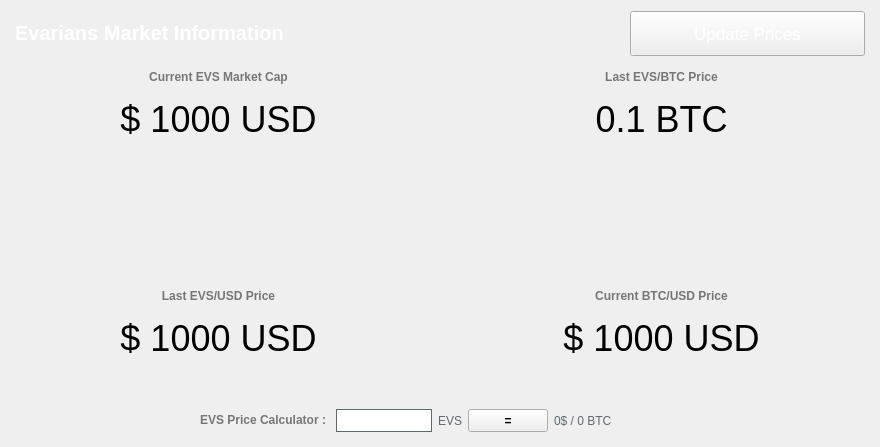
<?xml version="1.0" encoding="UTF-8"?>
<ui version="4.0">
 <class>MarketBrowser</class>
 <widget class="QWidget" name="MarketBrowser">
  <property name="windowModality">
   <enum>Qt::NonModal</enum>
  </property>
  <property name="geometry">
   <rect>
    <x>0</x>
    <y>0</y>
    <width>880</width>
    <height>447</height>
   </rect>
  </property>
  <property name="sizePolicy">
   <sizepolicy hsizetype="Preferred" vsizetype="Preferred">
    <horstretch>0</horstretch>
    <verstretch>0</verstretch>
   </sizepolicy>
  </property>
  <property name="windowTitle">
   <string>Digging</string>
  </property>
  <property name="styleSheet">
   <string notr="true"/>
  </property>
  <layout class="QGridLayout" name="gridLayout">
   <property name="sizeConstraint">
    <enum>QLayout::SetMaximumSize</enum>
   </property>
   <property name="leftMargin">
    <number>0</number>
   </property>
   <property name="rightMargin">
    <number>0</number>
   </property>
   <item row="0" column="0">
    <widget class="QLabel" name="label_4">
     <property name="sizePolicy">
      <sizepolicy hsizetype="Expanding" vsizetype="Preferred">
       <horstretch>0</horstretch>
       <verstretch>0</verstretch>
      </sizepolicy>
     </property>
     <property name="styleSheet">
      <string notr="true">color: #FFF;font-size:26px;font-weight:600;</string>
     </property>
     <property name="text">
      <string>&lt;html&gt;&lt;head/&gt;&lt;body&gt;&lt;p&gt;&lt;span style=&quot; font-size:20px;font-weight:600; color:#FFFFFF;&quot;&gt;Evarians Market Information&lt;/span&gt;&lt;/p&gt;&lt;/body&gt;&lt;/html&gt;</string>
     </property>
     <property name="alignment">
      <set>Qt::AlignLeading|Qt::AlignLeft|Qt::AlignVCenter</set>
     </property>
     <property name="margin">
      <number>0</number>
     </property>
     <property name="indent">
      <number>15</number>
     </property>
    </widget>
   </item>
   <item row="17" column="0" colspan="2">
    <layout class="QHBoxLayout" name="horizontalLayout_5">
     <item>
      <widget class="QLabel" name="evarians">
       <property name="sizePolicy">
        <sizepolicy hsizetype="Expanding" vsizetype="Preferred">
         <horstretch>0</horstretch>
         <verstretch>0</verstretch>
        </sizepolicy>
       </property>
       <property name="font">
        <font>
         <pointsize>27</pointsize>
        </font>
       </property>
       <property name="mouseTracking">
        <bool>true</bool>
       </property>
       <property name="text">
        <string notr="true">$ 1000 USD</string>
       </property>
       <property name="scaledContents">
        <bool>false</bool>
       </property>
       <property name="alignment">
        <set>Qt::AlignCenter</set>
       </property>
      </widget>
     </item>
     <item>
      <widget class="QLabel" name="bitcoin">
       <property name="sizePolicy">
        <sizepolicy hsizetype="Expanding" vsizetype="Preferred">
         <horstretch>0</horstretch>
         <verstretch>0</verstretch>
        </sizepolicy>
       </property>
       <property name="font">
        <font>
         <pointsize>27</pointsize>
        </font>
       </property>
       <property name="mouseTracking">
        <bool>true</bool>
       </property>
       <property name="text">
        <string notr="true">$ 1000 USD</string>
       </property>
       <property name="scaledContents">
        <bool>false</bool>
       </property>
       <property name="alignment">
        <set>Qt::AlignCenter</set>
       </property>
      </widget>
     </item>
    </layout>
   </item>
   <item row="4" column="0" colspan="2">
    <layout class="QHBoxLayout" name="horizontalLayout_3">
     <item>
      <layout class="QHBoxLayout" name="horizontalLayout_2">
       <property name="spacing">
        <number>6</number>
       </property>
       <property name="sizeConstraint">
        <enum>QLayout::SetDefaultConstraint</enum>
       </property>
       <item>
        <widget class="QLabel" name="dnrmc">
         <property name="sizePolicy">
          <sizepolicy hsizetype="Expanding" vsizetype="Preferred">
           <horstretch>0</horstretch>
           <verstretch>0</verstretch>
          </sizepolicy>
         </property>
         <property name="font">
          <font>
           <pointsize>27</pointsize>
          </font>
         </property>
         <property name="mouseTracking">
          <bool>true</bool>
         </property>
         <property name="text">
          <string notr="true">$ 1000 USD</string>
         </property>
         <property name="scaledContents">
          <bool>false</bool>
         </property>
         <property name="alignment">
          <set>Qt::AlignCenter</set>
         </property>
        </widget>
       </item>
       <item>
        <widget class="QLabel" name="dnrbtc">
         <property name="sizePolicy">
          <sizepolicy hsizetype="Expanding" vsizetype="Preferred">
           <horstretch>0</horstretch>
           <verstretch>0</verstretch>
          </sizepolicy>
         </property>
         <property name="font">
          <font>
           <pointsize>27</pointsize>
          </font>
         </property>
         <property name="mouseTracking">
          <bool>true</bool>
         </property>
         <property name="text">
          <string>0.1 BTC</string>
         </property>
         <property name="alignment">
          <set>Qt::AlignCenter</set>
         </property>
        </widget>
       </item>
      </layout>
     </item>
    </layout>
   </item>
   <item row="0" column="1">
    <widget class="QPushButton" name="startButton">
     <property name="sizePolicy">
      <sizepolicy hsizetype="Fixed" vsizetype="Fixed">
       <horstretch>0</horstretch>
       <verstretch>0</verstretch>
      </sizepolicy>
     </property>
     <property name="minimumSize">
      <size>
       <width>250</width>
       <height>45</height>
      </size>
     </property>
     <property name="palette">
      <palette>
       <active>
        <colorrole role="WindowText">
         <brush brushstyle="SolidPattern">
          <color alpha="255">
           <red>255</red>
           <green>255</green>
           <blue>255</blue>
          </color>
         </brush>
        </colorrole>
        <colorrole role="Text">
         <brush brushstyle="SolidPattern">
          <color alpha="255">
           <red>255</red>
           <green>255</green>
           <blue>255</blue>
          </color>
         </brush>
        </colorrole>
        <colorrole role="ButtonText">
         <brush brushstyle="SolidPattern">
          <color alpha="255">
           <red>255</red>
           <green>255</green>
           <blue>255</blue>
          </color>
         </brush>
        </colorrole>
       </active>
       <inactive>
        <colorrole role="WindowText">
         <brush brushstyle="SolidPattern">
          <color alpha="255">
           <red>255</red>
           <green>255</green>
           <blue>255</blue>
          </color>
         </brush>
        </colorrole>
        <colorrole role="Text">
         <brush brushstyle="SolidPattern">
          <color alpha="255">
           <red>255</red>
           <green>255</green>
           <blue>255</blue>
          </color>
         </brush>
        </colorrole>
        <colorrole role="ButtonText">
         <brush brushstyle="SolidPattern">
          <color alpha="255">
           <red>255</red>
           <green>255</green>
           <blue>255</blue>
          </color>
         </brush>
        </colorrole>
       </inactive>
       <disabled>
        <colorrole role="WindowText">
         <brush brushstyle="SolidPattern">
          <color alpha="255">
           <red>120</red>
           <green>120</green>
           <blue>120</blue>
          </color>
         </brush>
        </colorrole>
        <colorrole role="Text">
         <brush brushstyle="SolidPattern">
          <color alpha="255">
           <red>120</red>
           <green>120</green>
           <blue>120</blue>
          </color>
         </brush>
        </colorrole>
        <colorrole role="ButtonText">
         <brush brushstyle="SolidPattern">
          <color alpha="255">
           <red>120</red>
           <green>120</green>
           <blue>120</blue>
          </color>
         </brush>
        </colorrole>
       </disabled>
      </palette>
     </property>
     <property name="font">
      <font>
       <family>MS Shell Dlg 2</family>
       <pointsize>13</pointsize>
       <weight>50</weight>
       <italic>false</italic>
       <bold>false</bold>
      </font>
     </property>
     <property name="acceptDrops">
      <bool>false</bool>
     </property>
     <property name="styleSheet">
      <string notr="true">margin-right: 15px;</string>
     </property>
     <property name="text">
      <string>Update Prices</string>
     </property>
     <property name="iconSize">
      <size>
       <width>150</width>
       <height>35</height>
      </size>
     </property>
     <property name="default">
      <bool>false</bool>
     </property>
     <property name="flat">
      <bool>false</bool>
     </property>
    </widget>
   </item>
   <item row="1" column="0" colspan="2">
    <layout class="QHBoxLayout" name="horizontalLayout_8">
     <item>
      <layout class="QHBoxLayout" name="horizontalLayout_7">
       <item>
        <widget class="QLabel" name="label_15">
         <property name="sizePolicy">
          <sizepolicy hsizetype="Expanding" vsizetype="Fixed">
           <horstretch>0</horstretch>
           <verstretch>0</verstretch>
          </sizepolicy>
         </property>
         <property name="text">
          <string>&lt;html&gt;&lt;head/&gt;&lt;body&gt;&lt;p&gt;&lt;span style=&quot; font-weight:600; color:#767676;&quot;&gt;Current EVS Market Cap&lt;/span&gt;&lt;/p&gt;&lt;/body&gt;&lt;/html&gt;</string>
         </property>
         <property name="alignment">
          <set>Qt::AlignCenter</set>
         </property>
        </widget>
       </item>
       <item>
        <widget class="QLabel" name="label_5">
         <property name="sizePolicy">
          <sizepolicy hsizetype="Expanding" vsizetype="Preferred">
           <horstretch>0</horstretch>
           <verstretch>0</verstretch>
          </sizepolicy>
         </property>
         <property name="text">
          <string>&lt;html&gt;&lt;head/&gt;&lt;body&gt;&lt;p&gt;&lt;span style=&quot; font-weight:600; color:#767676;&quot;&gt;Last EVS/BTC Price&lt;/span&gt;&lt;/p&gt;&lt;/body&gt;&lt;/html&gt;</string>
         </property>
         <property name="alignment">
          <set>Qt::AlignCenter</set>
         </property>
        </widget>
       </item>
      </layout>
     </item>
    </layout>
   </item>
   <item row="15" column="0" colspan="2">
    <layout class="QHBoxLayout" name="horizontalLayout_6">
     <item>
      <widget class="QLabel" name="label_14">
       <property name="sizePolicy">
        <sizepolicy hsizetype="Expanding" vsizetype="Fixed">
         <horstretch>0</horstretch>
         <verstretch>0</verstretch>
        </sizepolicy>
       </property>
       <property name="text">
        <string>&lt;html&gt;&lt;head/&gt;&lt;body&gt;&lt;p&gt;&lt;span style=&quot; font-weight:600; color:#767676;&quot;&gt;Last EVS/USD Price&lt;/span&gt;&lt;/p&gt;&lt;/body&gt;&lt;/html&gt;</string>
       </property>
       <property name="alignment">
        <set>Qt::AlignCenter</set>
       </property>
      </widget>
     </item>
     <item>
      <widget class="QLabel" name="label_13">
       <property name="sizePolicy">
        <sizepolicy hsizetype="Expanding" vsizetype="Preferred">
         <horstretch>0</horstretch>
         <verstretch>0</verstretch>
        </sizepolicy>
       </property>
       <property name="text">
        <string>&lt;html&gt;&lt;head/&gt;&lt;body&gt;&lt;p&gt;&lt;span style=&quot; font-weight:600; color:#767676;&quot;&gt;Current BTC/USD Price&lt;/span&gt;&lt;/p&gt;&lt;/body&gt;&lt;/html&gt;</string>
       </property>
       <property name="alignment">
        <set>Qt::AlignCenter</set>
       </property>
      </widget>
     </item>
    </layout>
   </item>
   <item row="20" column="0" colspan="2">
    <layout class="QHBoxLayout" name="horizontalLayout_4"/>
   </item>
   <item row="22" column="0" colspan="2">
    <layout class="QHBoxLayout" name="horizontalLayout">
     <item>
      <widget class="QLabel" name="label_31">
       <property name="sizePolicy">
        <sizepolicy hsizetype="Expanding" vsizetype="Preferred">
         <horstretch>0</horstretch>
         <verstretch>0</verstretch>
        </sizepolicy>
       </property>
       <property name="text">
        <string>&lt;html&gt;&lt;head/&gt;&lt;body&gt;&lt;p&gt;&lt;span style=&quot; font-weight:600; color:#767676;&quot;&gt;EVS Price Calculator :&lt;/span&gt;&lt;/p&gt;&lt;/body&gt;&lt;/html&gt;</string>
       </property>
       <property name="alignment">
        <set>Qt::AlignRight|Qt::AlignTrailing|Qt::AlignVCenter</set>
       </property>
      </widget>
     </item>
     <item>
      <widget class="QLineEdit" name="egals">
       <property name="minimumSize">
        <size>
         <width>100</width>
         <height>23</height>
        </size>
       </property>
       <property name="maximumSize">
        <size>
         <width>100</width>
         <height>16777215</height>
        </size>
       </property>
       <property name="styleSheet">
        <string notr="true">border: 1px solid #61696c;margin-left:4px;</string>
       </property>
      </widget>
     </item>
     <item>
      <widget class="QLabel" name="label">
       <property name="styleSheet">
        <string notr="true">color:#61696c;</string>
       </property>
       <property name="text">
        <string>EVS</string>
       </property>
      </widget>
     </item>
     <item>
      <widget class="QPushButton" name="egal">
       <property name="sizePolicy">
        <sizepolicy hsizetype="Fixed" vsizetype="Fixed">
         <horstretch>0</horstretch>
         <verstretch>0</verstretch>
        </sizepolicy>
       </property>
       <property name="minimumSize">
        <size>
         <width>0</width>
         <height>23</height>
        </size>
       </property>
       <property name="styleSheet">
        <string notr="true">font-weight:600;</string>
       </property>
       <property name="text">
        <string>=</string>
       </property>
      </widget>
     </item>
     <item>
      <widget class="QLabel" name="egald">
       <property name="sizePolicy">
        <sizepolicy hsizetype="Expanding" vsizetype="Preferred">
         <horstretch>0</horstretch>
         <verstretch>0</verstretch>
        </sizepolicy>
       </property>
       <property name="styleSheet">
        <string notr="true">color:#61696c;</string>
       </property>
       <property name="text">
        <string>0$ / 0 BTC</string>
       </property>
      </widget>
     </item>
    </layout>
   </item>
   <item row="21" column="0" colspan="2">
    <spacer name="verticalSpacer">
     <property name="orientation">
      <enum>Qt::Vertical</enum>
     </property>
     <property name="sizeType">
      <enum>QSizePolicy::Fixed</enum>
     </property>
     <property name="sizeHint" stdset="0">
      <size>
       <width>20</width>
       <height>40</height>
      </size>
     </property>
    </spacer>
   </item>
   <item row="6" column="0" colspan="2">
    <layout class="QHBoxLayout" name="horizontalLayout_9">
     <item>
      <widget class="QLabel" name="label_3">
       <property name="sizePolicy">
        <sizepolicy hsizetype="Fixed" vsizetype="Fixed">
         <horstretch>0</horstretch>
         <verstretch>0</verstretch>
        </sizepolicy>
       </property>
       <property name="minimumSize">
        <size>
         <width>128</width>
         <height>128</height>
        </size>
       </property>
       <property name="maximumSize">
        <size>
         <width>128</width>
         <height>128</height>
        </size>
       </property>
       <property name="text">
        <string/>
       </property>
       <property name="textFormat">
        <enum>Qt::RichText</enum>
       </property>
       <property name="pixmap">
        <pixmap resource="../bitcoin.qrc">:/icons/evarians</pixmap>
       </property>
       <property name="scaledContents">
        <bool>true</bool>
       </property>
       <property name="alignment">
        <set>Qt::AlignCenter</set>
       </property>
       <property name="margin">
        <number>0</number>
       </property>
      </widget>
     </item>
    </layout>
   </item>
  </layout>
 </widget>
 <layoutdefault spacing="6" margin="11"/>
 <resources>
  <include location="../bitcoin.qrc"/>
 </resources>
 <connections/>
</ui>
